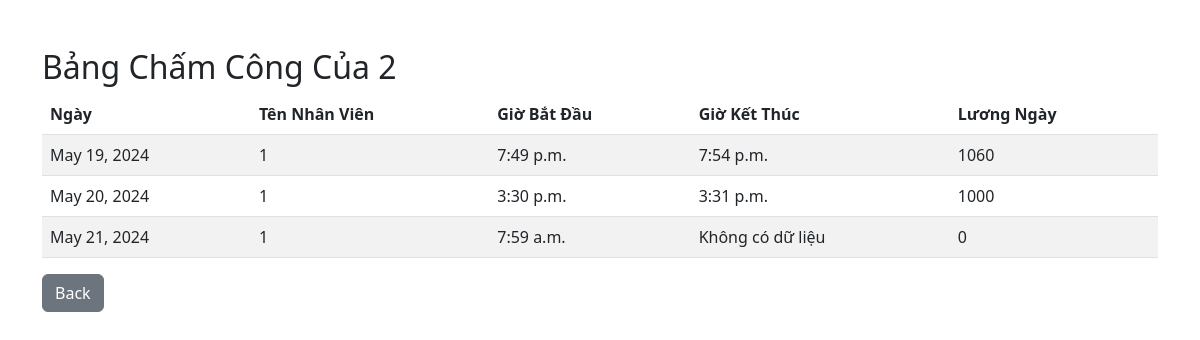
Before: /check_attendance/2/ with the older database file.
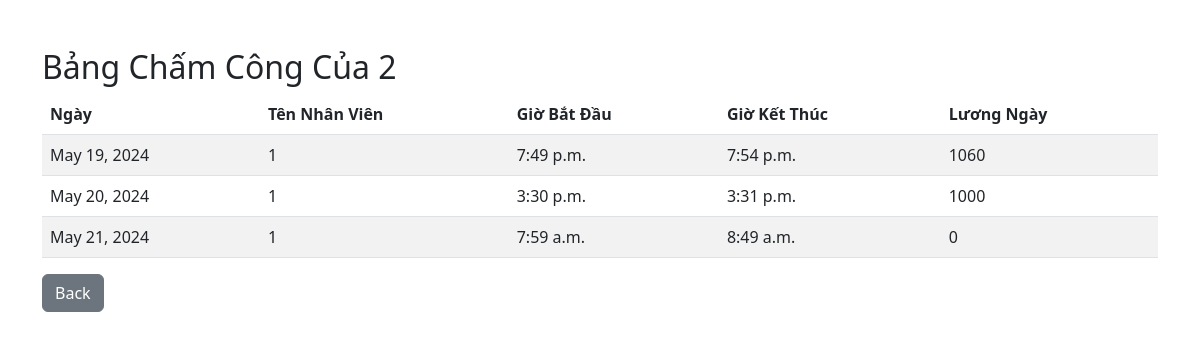
After: the same page with the newer database file.
### WebChamCong/models.py (models this page shows)
class BangChamCong(models.Model):
    account = models.ForeignKey(Account, on_delete=models.CASCADE)
    ngay = models.DateField()
    start_time = models.TimeField()
    end_time = models.TimeField(null=True)
    luong_ngay = models.IntegerField(null=True)

class Account(models.Model):
    username = models.CharField(max_length=50,unique=True)
    password = models.CharField(max_length=50)
    role = models.CharField(max_length=20)
    salary = models.IntegerField(null=True)

### WebChamCong/views.py (the view)
# urls.py: path('check_attendance', views.check_attendance, name='check_attendance'),
def check_attendance(request, account_id=None):
        checkday = request.POST.get('checkday')
        logged_in_username = request.session.get('logged_in_username')
        logged_in_role = request.session.get('logged_in_role')
        if account_id!=None:
            account = get_object_or_404(Account, id=account_id)
            attendance_records = BangChamCong.objects.filter(account=account)
            checkday=account_id
        elif logged_in_role == 'admin':
            attendance_records = BangChamCong.objects.filter(ngay=checkday)
        else:
            account = Account.objects.get(username=logged_in_username)
            attendance_records = BangChamCong.objects.filter(account=account, ngay=checkday)
        context = {
            'attendance_records': attendance_records,
            'checkday': checkday,
        }
        print(attendance_records)
        return render(request, 'attendance.html', context)

### WebChamCong/templates/attendance.html (shortened to what this page needs)
<!DOCTYPE html>
<html>
<head>
    <link rel="stylesheet" href="https://cdn.jsdelivr.net/npm/bootstrap@5.2.3/dist/css/bootstrap.min.css">
</head>
<body>
    <div class="container my-5">
        <h2>Bảng Chấm Công Của {{ checkday }}</h2>
        <table class="table table-striped">
            <thead>
                <tr>
                    <th>Ngày</th>
                    <th>Tên Nhân Viên</th>
                    <th>Giờ Bắt Đầu</th>
                    <th>Giờ Kết Thúc</th>
                    <th>Lương Ngày</th>
                </tr>
            </thead>
            <tbody>
                {% for record in attendance_records %}
                <tr>
                    <td>{{ record.ngay }}</td>
                    <td>{{ record.account.username }}</td>
                    <td>{{ record.start_time }}</td>
                    <td>{{ record.end_time|default:"Không có dữ liệu" }}</td>
                    <td>{{ record.luong_ngay|default:0 }}</td>
                </tr>
                {% empty %}
                <tr>
                    <td colspan="5" class="text-center">Không có dữ liệu chấm công cho ngày này.</td>
                </tr>
                {% endfor %}
            </tbody>
        </table>
        <a href="{% url 'WebChamCong:main' %}" class="btn btn-secondary">Back</a>
    </div>
</body>
</html>

Changed rows visible on the page:
changed BangChamCong "May 21, 2024": end_time "Không có dữ liệu" → "8:49 a.m."
